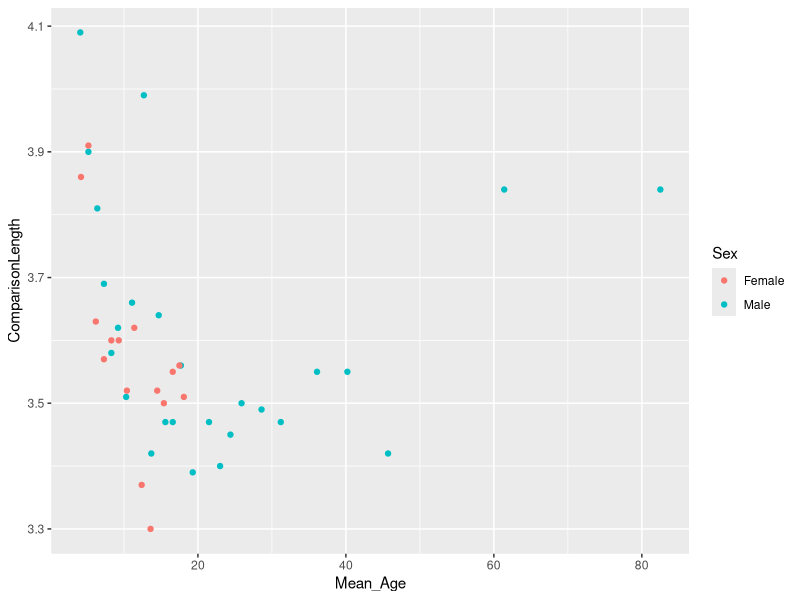

Here is the R script that generated this plot:
## ---- chunk 1
library(tidyverse)
ponzo_data <- read_csv("data/01-s01/inclass/PonzoAgeData.csv")
## ---- chunk 2
group_by(ponzo_data, Sex) %>% summarise(NofGroups=n(), mean_length = mean(ComparisonLength))
## ---- chunk 3
ggplot(ponzo_data, 
       aes(x = Mean_Age, y = ComparisonLength, color = Sex)) +
  geom_point()
